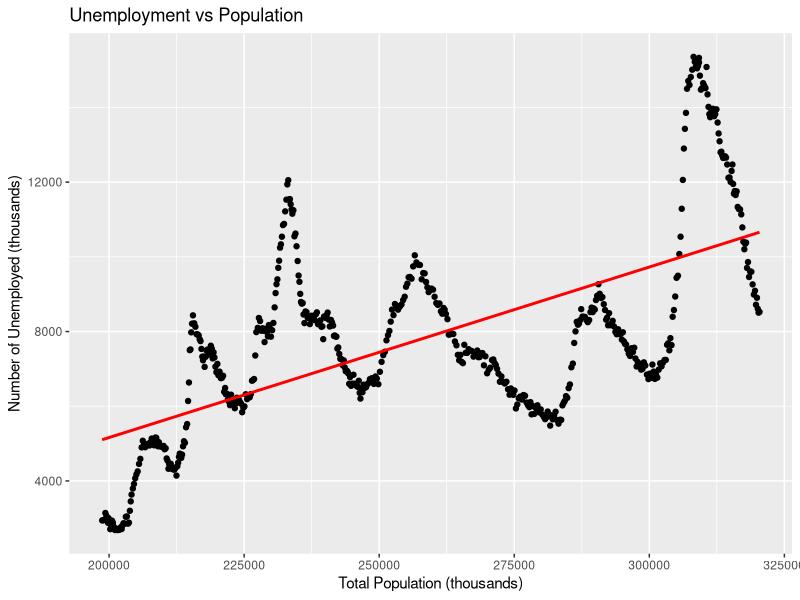

R code for this plot:
## ---- chunk 1
#| label: fig-unemployment-population-1
#| fig-cap: "Unemployment vs Population"
#| code-fold: true
#| warning: false
#| message: false

library(ggplot2)
plot <- ggplot(economics, aes(x = pop, y = unemploy)) +
  geom_point() +
  geom_smooth(method = "lm", color = "red", se = FALSE) +
  labs(title = "Unemployment vs Population",
       x = "Total Population (thousands)",
       y = "Number of Unemployed (thousands)")
plot
